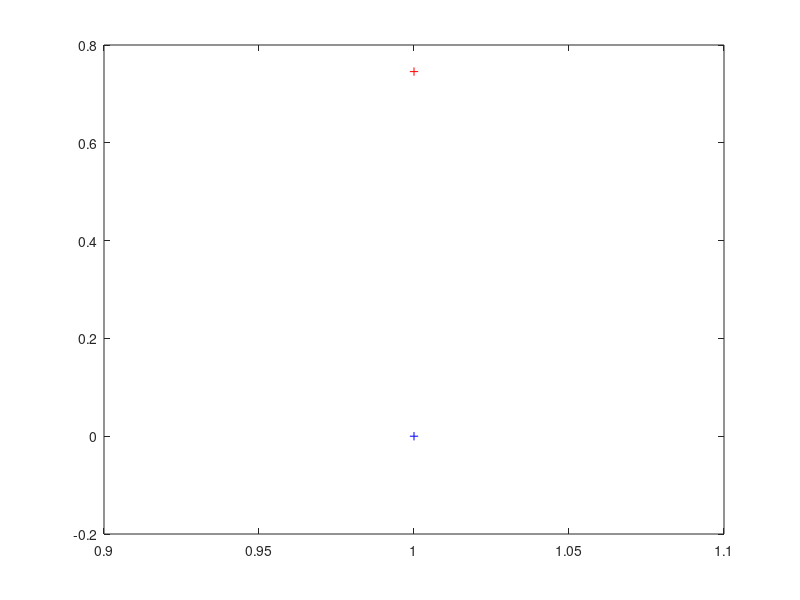

Recreate this plot in MATLAB.
%% Espirit_baseline
clear;clc;
%% Initializations
g_weight = 1;
v_weight = 0.01;
n_weight = 0;
g_angle = pi/6;
v_angle = pi/4;
array_size = 6;
Averaged_samples = 100;

%% Setting up Random Phi that differ across samples

phi_one = 1i*2*pi*rand(1,Averaged_samples);
phi_two = 1i*2*pi*rand(1,Averaged_samples);
pos = 1:array_size;
pos = pos';
distance = 2.*pi.*pos./2;  % element separation of 1/2 wavelength

%% Two Element Array size
% A on Case 1

X = g_weight.*(exp(-1i*distance*sin(g_angle))*exp(phi_one))... %Ground
    + v_weight.*(exp(-1i*distance*sin(v_angle))*exp(phi_two))...  %Vegetaion
    + n_weight.*sqrt(-2.*log(1-rand(array_size,Averaged_samples))).*exp(1i*2*pi*rand(array_size,Averaged_samples));  %Noise


Y1 = [X(1,:); X(2,:)]; Y2 = [X(5,:);X(6,:)]; %Baseline = 4d

% Y1 = [X(1,2),X(1,3)]; Y2 = [X(1,4),X(1,5)]; %Baseline = 2d
%    Y1 = [X(1,3),X(1,4)]; Y2 = [X(1,4),X(1,5)]; %Baseline = d
%     Y1 = [X(1,2),X(1,3),X(1,4)]; Y2 = [X(1,3),X(1,4),X(1,5)]; %Baseline = d
%     Y1 = [X(1,1),X(1,2),X(1,3),X(1,4)]; Y2 = [X(1,2),X(1,3),X(1,4),X(1,5)]; %Baseline = d

R1 = Y1*Y1';
R2 = Y1*Y2';
A =  pinv(R1)*R2;

[u,uv] = eig(A);
[~,kk]=sort(angle(diag(uv)),'ascend');

phase_one = 0.5*angle(uv(kk(1),kk(1)))/Averaged_samples;
phase_two = 0.5*angle(uv(kk(2),kk(2)))/Averaged_samples;
%% Ploting Results
figure(1)
plot(phase_one*180/pi,'b+')
hold on;
plot(phase_two*180/pi,'r+')
hold off;

